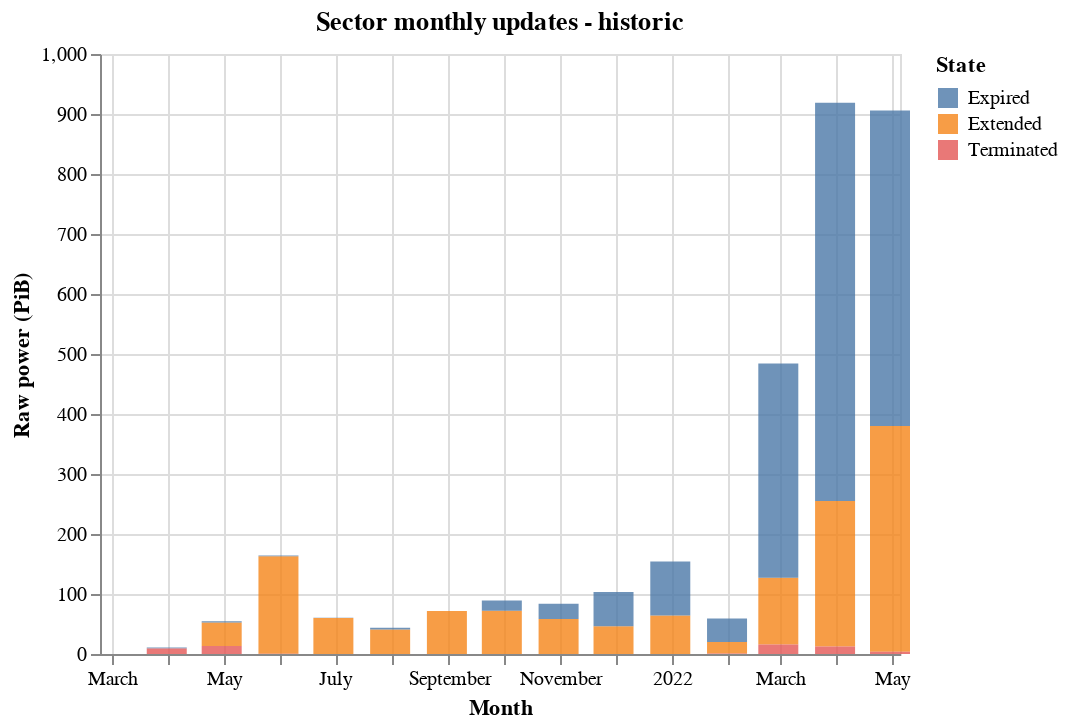

Source (notebook cell):
### Markdown cell above
#### 2.2 Montly sector updates

Looking at monthly aggregates, we get a smoother picture:

### Code cell
source = (
    month_df[month_df["Date"]< pd.Timestamp('2022-05-27T01:00:00.000000+0000')]
    .melt(id_vars=["Date"], value_vars=["Extended", "Expired", "Terminated"])
)

alt.Chart(source).mark_bar(size=20, opacity=0.8).encode(
    x=alt.X('Date:T', title="Month"),
    y=alt.Y('value:Q', title="Raw power (PiB)"),
    color=alt.Color('variable:N', legend=alt.Legend(title="State"))
).properties(
    width=400, height=300, title="Sector monthly updates - historic"
)

### Figure 1 — Vega-Lite specification as saved in the notebook (floating-point values rounded to 4 significant figures)
{"$schema": "https://vega.github.io/schema/vega-lite/v4.17.0.json", "config": {"view": {"continuousHeight": 300, "continuousWidth": 400}}, "data": {"name": "data-42f48b2bcf96426ccbb5242b37364910"}, "datasets": {"data-42f48b2bcf96426ccbb5242b37364910": [{"Date": "2021-02-28T00:00:00+00:00", "value": 0, "variable": "Extended"}, {"Date": "2021-03-31T00:00:00+00:00", "value": 0, "variable": "Extended"}, {"Date": "2021-04-30T00:00:00+00:00", "value": 39.34, "variable": "Extended"}, {"Date": "2021-05-31T00:00:00+00:00", "value": 162.4, "variable": "Extended"}, {"Date": "2021-06-30T00:00:00+00:00", "value": 60.11, "variable": "Extended"}, {"Date": "2021-07-31T00:00:00+00:00", "value": 40.92, "variable": "Extended"}, {"Date": "2021-08-31T00:00:00+00:00", "value": 71.64, "variable": "Extended"}, {"Date": "2021-09-30T00:00:00+00:00", "value": 72.22, "variable": "Extended"}, {"Date": "2021-10-31T00:00:00+00:00", "value": 58.44, "variable": "Extended"}, {"Date": "2021-11-30T00:00:00+00:00", "value": 46.11, "variable": "Extended"}, {"Date": "2021-12-31T00:00:00+00:00", "value": 63.95, "variable": "Extended"}, {"Date": "2022-01-31T00:00:00+00:00", "value": 18.9, "variable": "Extended"}, {"Date": "2022-02-28T00:00:00+00:00", "value": 111.1, "variable": "Extended"}, {"Date": "2022-03-31T00:00:00+00:00", "value": 242.5, "variable": "Extended"}, {"Date": "2022-04-30T00:00:00+00:00", "value": 376.4, "variable": "Extended"}, {"Date": "2021-02-28T00:00:00+00:00", "value": 0.0002441, "variable": "Expired"}, {"Date": "2021-03-31T00:00:00+00:00", "value": 1.721, "variable": "Expired"}, {"Date": "2021-04-30T00:00:00+00:00", "value": 2.152, "variable": "Expired"}, {"Date": "2021-05-31T00:00:00+00:00", "value": 1.599, "variable": "Expired"}, {"Date": "2021-06-30T00:00:00+00:00", "value": 0.4539, "variable": "Expired"}, {"Date": "2021-07-31T00:00:00+00:00", "value": 2.787, "variable": "Expired"}, {"Date": "2021-08-31T00:00:00+00:00", "value": 0.09753, "variable": "Expired"}, {"Date": "2021-09-30T00:00:00+00:00", "value": 16.93, "variable": "Expired"}, {"Date": "2021-10-31T00:00:00+00:00", "value": 25.44, "variable": "Expired"}, {"Date": "2021-11-30T00:00:00+00:00", "value": 57.08, "variable": "Expired"}, {"Date": "2021-12-31T00:00:00+00:00", "value": 90.01, "variable": "Expired"}, {"Date": "2022-01-31T00:00:00+00:00", "value": 39.23, "variable": "Expired"}, {"Date": "2022-02-28T00:00:00+00:00", "value": 357.4, "variable": "Expired"}, {"Date": "2022-03-31T00:00:00+00:00", "value": 663.6, "variable": "Expired"}, {"Date": "2022-04-30T00:00:00+00:00", "value": 525.8, "variable": "Expired"}, {"Date": "2021-02-28T00:00:00+00:00", "value": 6.104e-05, "variable": "Terminated"}, {"Date": "2021-03-31T00:00:00+00:00", "value": 9.176, "variable": "Terminated"}, {"Date": "2021-04-30T00:00:00+00:00", "value": 13.25, "variable": "Terminated"}, {"Date": "2021-05-31T00:00:00+00:00", "value": 0.3819, "variable": "Terminated"}, {"Date": "2021-06-30T00:00:00+00:00", "value": 0.01068, "variable": "Terminated"}, {"Date": "2021-07-31T00:00:00+00:00", "value": 0.008301, "variable": "Terminated"}, {"Date": "2021-08-31T00:00:00+00:00", "value": 0.004639, "variable": "Terminated"}, {"Date": "2021-09-30T00:00:00+00:00", "value": 0.007416, "variable": "Terminated"}, {"Date": "2021-10-31T00:00:00+00:00", "value": 0.034, "variable": "Terminated"}, {"Date": "2021-11-30T00:00:00+00:00", "value": 0.02008, "variable": "Terminated"}, {"Date": "2021-12-31T00:00:00+00:00", "value": 0.07767, "variable": "Terminated"}, {"Date": "2022-01-31T00:00:00+00:00", "value": 0.974, "variable": "Terminated"}, {"Date": "2022-02-28T00:00:00+00:00", "value": 15.88, "variable": "Terminated"}, {"Date": "2022-03-31T00:00:00+00:00", "value": 12.61, "variable": "Terminated"}, {"Date": "2022-04-30T00:00:00+00:00", "value": 3.822, "variable": "Terminated"}]}, "encoding": {"color": {"field": "variable", "legend": {"title": "State"}, "type": "nominal"}, "x": {"field": "Date", "title": "Month", "type": "temporal"}, "y": {"field": "value", "title": "Raw power (PiB)", "type": "quantitative"}}, "height": 300, "mark": {"opacity": 0.8, "size": 20, "type": "bar"}, "title": "Sector monthly updates - historic", "width": 400}
